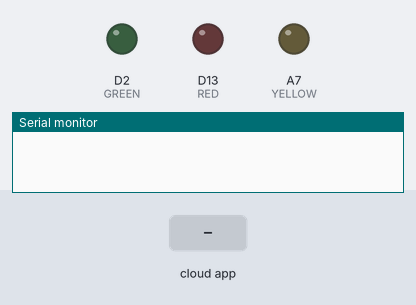
The sketch below on a simulated Arduino Nano 33 IoT. On the bench: output pins drawn as LEDs (lit = HIGH), the last lines printed to the serial monitor. The inputs (shaded band) are chosen by the test bench. WiFi joins after 1.5 s; servers stay silent unless stated.

Above: at 4.2 s.
4.3 s: the phone or cloud app sets green to 0
At 5.3 s:
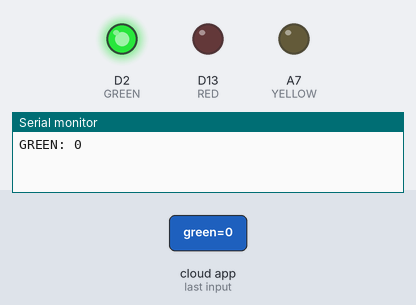
5.8 s: the phone or cloud app sets red to 0
At 6.4 s:
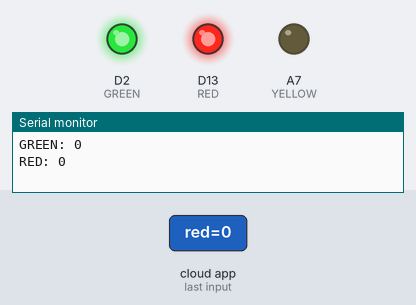
7.3 s: the phone or cloud app sets yellow to 0
At 8.5 s:
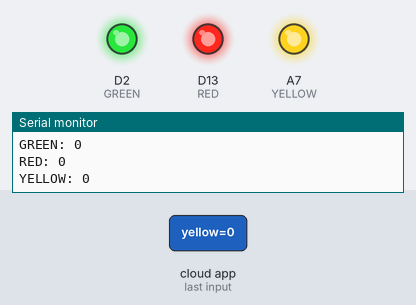
8.8 s: the phone or cloud app sets green to 1
At 9.9 s:
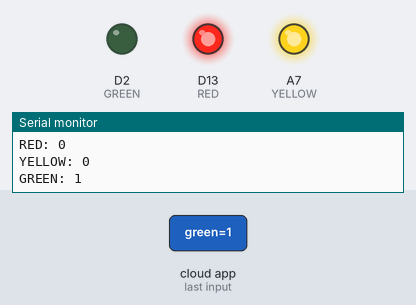
10.3 s: the phone or cloud app sets red to 1
At 11.0 s:
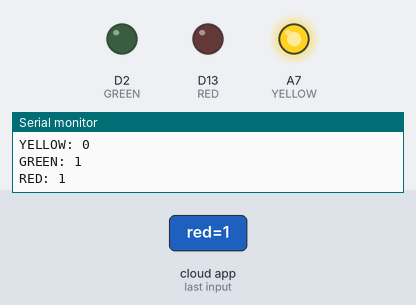
11.8 s: the phone or cloud app sets green to 0
At 12.2 s:
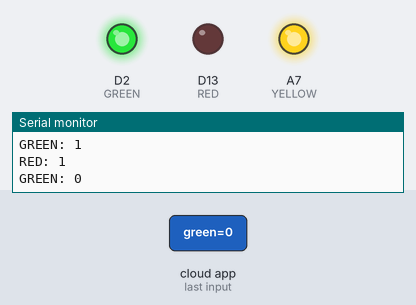
Timing chart, 0 to 14.3 s (numbered marks = the images above; inputs shaded):
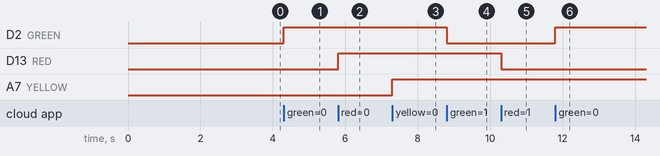

Measured:
- after the input at 4.3 s, D2 (GREEN): LOW → HIGH at once
- after the input at 5.8 s, D13 (RED): LOW → HIGH at once
- after the input at 7.3 s, A7 (YELLOW): LOW → HIGH at once
- after the input at 8.8 s, D2 (GREEN): HIGH → LOW at once
- after the input at 10.3 s, D13 (RED): HIGH → LOW at once
- after the input at 11.8 s, D2 (GREEN): LOW → HIGH at once

The sketch:

NanoRTCDashboard.ino
```cpp
/*
  Sketch generated by the Arduino IoT Cloud Thing "Untitled 2"
  https://create.arduino.cc/cloud/things/67c4d7da-289d-4d93-881d-4a0c14fe9019

  Arduino IoT Cloud Variables description

  The following variables are automatically generated and updated when changes are made to the Thing

  CloudLight green;
  CloudLight red;
  CloudLight yellow;

  Variables which are marked as READ/WRITE in the Cloud Thing will also have functions
  which are called when their values are changed from the Dashboard.
  These functions are generated with the Thing and added at the end of this sketch.
*/

#include "thingProperties.h"
#define GREEN 2
#define YELLOW 21
#define RED 13
#define LIGHT_ON HIGH
#define LIGHT_OFF LOW

void setup() {
  // Initialize serial and wait for port to open:
  Serial.begin(9600);
  // This delay gives the chance to wait for a Serial Monitor without blocking if none is found
  delay(1500);

  // Defined in thingProperties.h
  initProperties();

  // Connect to Arduino IoT Cloud
  ArduinoCloud.begin(ArduinoIoTPreferredConnection);

  /*
     The following function allows you to obtain more information
     related to the state of network and IoT Cloud connection and errors
     the higher number the more granular information you’ll get.
     The default is 0 (only errors).
     Maximum is 4
  */
  setDebugMessageLevel(2);
  ArduinoCloud.printDebugInfo();

  pinMode(GREEN, OUTPUT);
  pinMode(YELLOW, OUTPUT);
  pinMode(RED, OUTPUT);

}

void loop() {
  ArduinoCloud.update();
  // Your code here


}

/*
  Since Green is READ_WRITE variable, onGreenChange() is
  executed every time a new value is received from IoT Cloud.
*/
void onGreenChange()  {
  // Add your code here to act upon Green change
  Serial.print("GREEN: ");
  Serial.println(green);
  if (!green) {
    digitalWrite(GREEN, LIGHT_ON);
  } else {
    digitalWrite(GREEN, LIGHT_OFF);
  }
}
/*
  Since Red is READ_WRITE variable, onRedChange() is
  executed every time a new value is received from IoT Cloud.
*/
void onRedChange()  {
  // Add your code here to act upon Red change
  Serial.print("RED: ");
  Serial.println(red);
  if (!red) {
    digitalWrite(RED, LIGHT_ON);
  } else {
    digitalWrite(RED, LIGHT_OFF);
  }
}
/*
  Since Yellow is READ_WRITE variable, onYellowChange() is
  executed every time a new value is received from IoT Cloud.
*/
void onYellowChange()  {
  // Add your code here to act upon Yellow change
  Serial.print("YELLOW: ");
  Serial.println(yellow);
  if (!yellow) {
    digitalWrite(YELLOW, LIGHT_ON);
  } else {
    digitalWrite(YELLOW, LIGHT_OFF);
  }
}
```

thingProperties.h
```cpp
// Code generated by Arduino IoT Cloud, DO NOT EDIT.

#include <ArduinoIoTCloud.h>
#include <Arduino_ConnectionHandler.h>

const char SSID[]     = "OpenWrt";    // Network SSID (name)
const char PASS[]     = "mvthsstudent";    // Network password (use for WPA, or use as key for WEP)

void onGreenChange();
void onRedChange();
void onYellowChange();

CloudLight green;
CloudLight red;
CloudLight yellow;

void initProperties(){

  ArduinoCloud.addProperty(green, READWRITE, ON_CHANGE, onGreenChange);
  ArduinoCloud.addProperty(red, READWRITE, ON_CHANGE, onRedChange);
  ArduinoCloud.addProperty(yellow, READWRITE, ON_CHANGE, onYellowChange);

}

WiFiConnectionHandler ArduinoIoTPreferredConnection(SSID, PASS);
```
